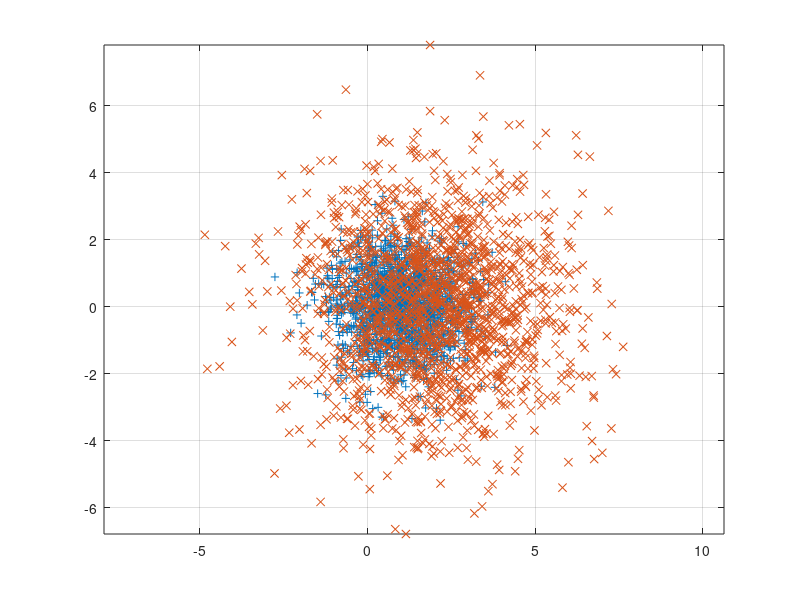

Recreate this plot in MATLAB. (Note: this script raises an error after producing the figure.)
clear
rng('default')  % For reproducibility
R1 = mvnrnd([1 0],[1 0; 0 1],3300/2);
R2 = mvnrnd([2 0],[4 0; 0 4],3300/2);

inputs = [R1;R2]';
targets = [ones(size(R1,1),1), zeros(size(R1,1),1); zeros(size(R2,1),1), ones(size(R2,1),1)]';

trainFcn = 'trainscg';
performFcn = 'crossentropy';
hiddenLayerSize = [2 4 8 32];
nEpochs =  [4 8 16 32];
loop = 5;
% 
% 
% for i = 1:length(hiddenLayerSize)
% trMeanErrorRate = zeros(1,length(nEpochs));
% tsMeanErrorRate = zeros(1,length(nEpochs));
% trStdErrorRate = zeros(1,length(nEpochs));
% tsStdErrorRate = zeros(1,length(nEpochs));
% 
% for j = 1:length(nEpochs)
% 
% trErrorRate = zeros(1,loop);
% tsErrorRate = zeros(1,loop);
% 
% 
% 
% net = patternnet(hiddenLayerSize(i), trainFcn,performFcn);
% net.trainParam.epochs = nEpochs(j);
% 
% net.divideParam.trainRatio = 300/3300;
% net.divideParam.valRatio = 0;
% net.divideParam.testRatio = 3000/3300;
% for l=1:loop
% net = init(net);
% [net,tr] = train(net,inputs,targets);
% 
% 
% target = targets(1,:);
% trTarg = [target(tr.trainInd);1-target(tr.trainInd)];
% tsTarg = [target(tr.testInd);1-target(tr.testInd)];
% 
% outputs = net(inputs);
% output = outputs(1,:);
% trOut = [output(tr.trainInd); 1-output(tr.trainInd)];
% tsOut = [output(tr.testInd); 1-output(tr.testInd)];
% 
% [trErrorRate(l),~,~,~] = confusion(trTarg,trOut);
% [tsErrorRate(l),~,~,~] = confusion(tsTarg,tsOut);
% performance = perform(net,targets,outputs);
% end
% trMeanErrorRate(j) = mean(trErrorRate);
% trStdErrorRate(j) = std(trErrorRate);
% tsMeanErrorRate(j) = mean(tsErrorRate);
% tsStdErrorRate(j) = std(tsErrorRate);
% 
% end
% 
% figure(1)
% subplot(2,2,i)
% hold on
% plot(nEpochs,trMeanErrorRate,'x-')
% plot(nEpochs,tsMeanErrorRate,'x-')
% plot(nEpochs,trStdErrorRate,'x-')
% plot(nEpochs,tsStdErrorRate,'x-')
% legend('TrainingErrorRateMean','TestingErrorRateMean','TrainingErrorRateStd','TestingErrorRateStd')
% xlabel('Epochs')
% ylabel('Value')
% t = 'Node = '+ string(hiddenLayerSize(i));
% title(t)
% ax = gca;
% ax.FontSize = 12;
% set(findall(gcf,'type','line'),'linewidth',2);
% end


% distribution
figure(1)
plot(R1(:,1),R1(:,2),'+')
hold on
plot(R2(:,1),R2(:,2),'x')
axis equal
grid on

% bayes optimal
 u = linspace(-1.5, 3, 450);
 v = linspace(-2.5, 3.5, 600);
z_optimal = zeros(length(v), length(u));
for i = 1:length(u)
    for j = 1:length(v)
          if  ln_gaussian_2d([1;0], [1 0; 0 1], [u(i); v(j)])>ln_gaussian_2d([2;0], [4 0; 0 4], [u(i); v(j)])
            z_optimal(j,i) = 1;
          end
    end
end

figure(1)
hold on
contour(u,v,z_optimal,[0,1],'y', 'LineWidth', 2)

u = linspace(-3, 3,90);
v = linspace(-2.5, 3.5, 120);
z = zeros(length(v), length(u));

% nn
% net = patternnet(8, "trainscg",performFcn);
% net.trainParam.epochs =32;
% net.divideParam.trainRatio = 300/3300;
% net.divideParam.valRatio = 0;
% net.divideParam.testRatio = 3000/3300;
% net = init(net);
% [net,~] = train(net,inputs,targets);
% for i = 1:length(u)
%     for j = 1:length(v)
%           output = round(net([u(i); v(j)]));
%           z(j,i) = output(1);
%     end
% end

% nn_voting
net = patternnet(8, "trainscg",performFcn);
net.trainParam.epochs = 6;
nets = {};
net.divideParam.trainRatio = 300/3300;
net.divideParam.valRatio = 0;
net.divideParam.testRatio = 3000/3300;
for j = 1:8
net = init(net);
[net,~] = train(net,inputs,targets);
nets{j} = net;
end

for i = 1:length(u)
    for j = 1:length(v)
        output = 0;
        for k = 1:8
            net = nets{k};
            outputs = net([u(i); v(j)]);
            output = output + round(outputs(1,:));
        end
        z(j,i) = sign(output/8 - 0.5)/2 + 0.5;      
    end
end

figure(1)
hold on
contour(u,v,z,[0,1],'r', 'LineWidth', 2)
legend("Class 1", "Class 2", "Bayes Optimal","Nerual Net")
axis([-6,15,-8,7])